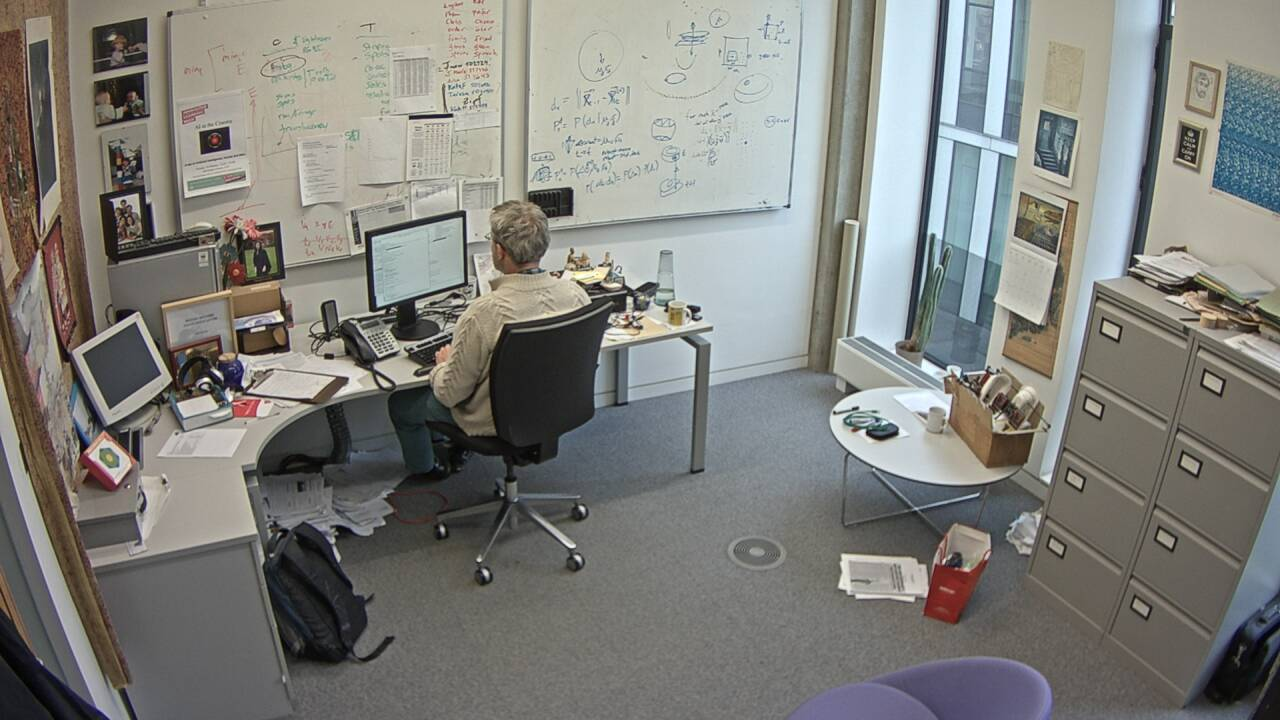
#> input picture data/image/day_2/inspacecam163_2016_02_19_12_52_18.jpg, 1280 x 720 px, given in place of the camera
$ python 9.morphological_transformation.py
#> lines starting #> are read from the running program, lines starting #| are printed output that depends on the picture; after the words box and inside, x2 and y2 are one past the last pixel; in counts of white or black regions, pixels touching at a corner belong together
import cv2
import numpy as np

cap = cv2.VideoCapture(0)

while True:
    _, frame = cap.read()
#> frame is the input picture: shape (720, 1280, 3); mean B, G, R 124, 128.5, 128.4
    hsv = cv2.cvtColor(frame, cv2.COLOR_BGR2HSV)
#> hsv: shape (720, 1280, 3); mean H, S, V 49.8, 32.9, 134.4

    lower_red = np.array([150,150,0])
    upper_red = np.array([255,255,255])

    mask = cv2.inRange(hsv, lower_red, upper_red)
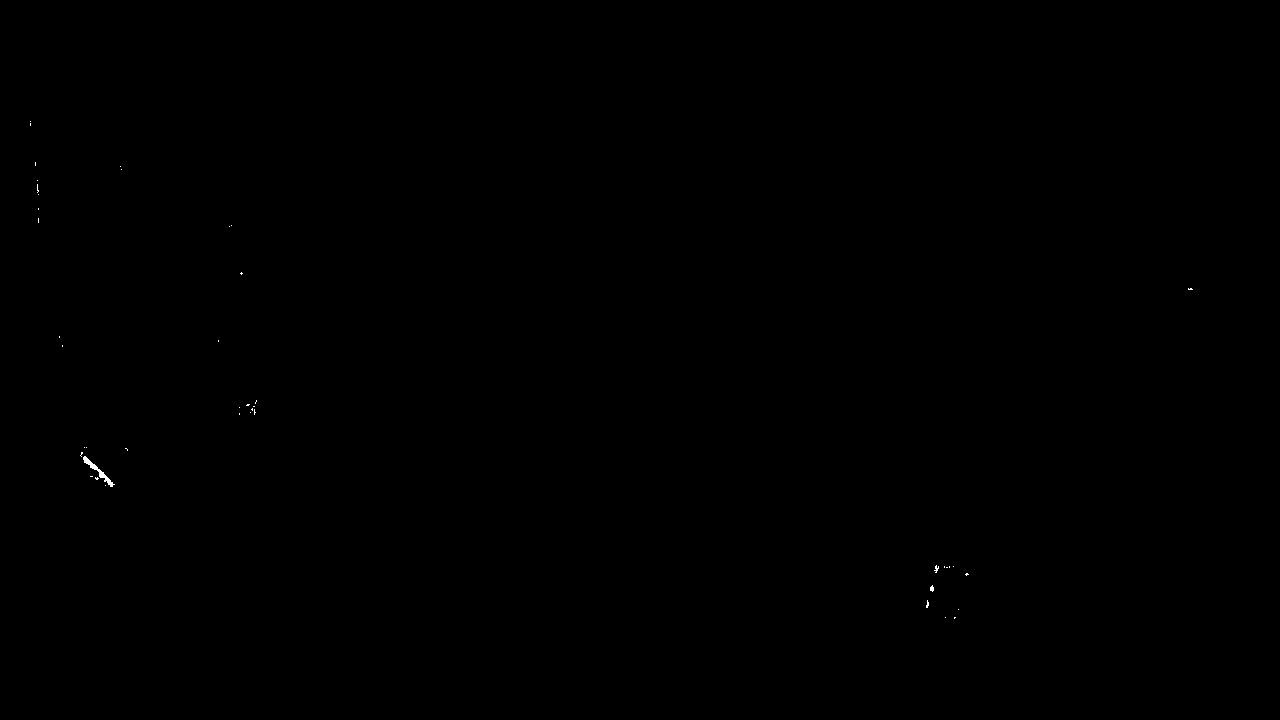
#> mask: shape (720, 1280); 0.04% white; 44 white regions (41 under 20 px), largest, box (x1, y1, x2, y2) and area: (83, 456, 115, 487) 178, (934, 565, 939, 573) 20, (930, 585, 934, 592) 20
    res = cv2.bitwise_and(frame, frame, mask=mask)

    kernel = np.ones((5,5), np.uint8)
    dilation = cv2.dilate(mask, kernel, iterations=1)
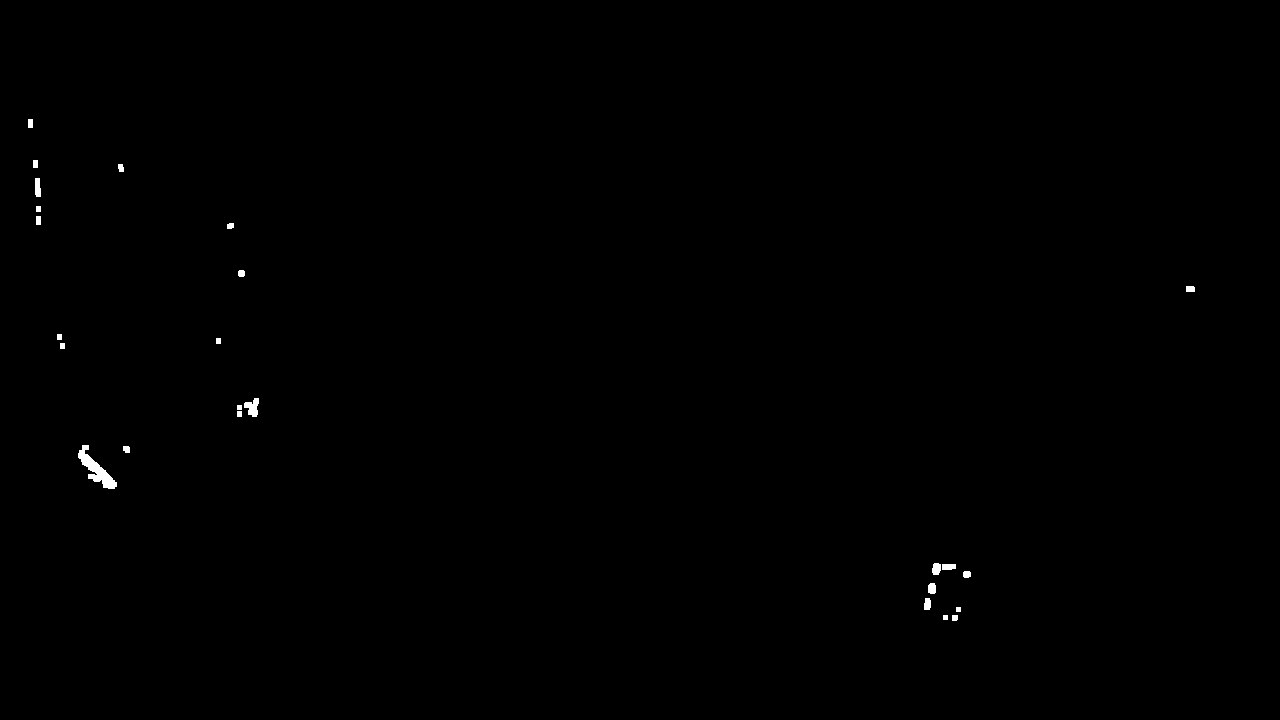
#> dilation: shape (720, 1280); 0.2% white; 25 white regions, largest, box (x1, y1, x2, y2) and area: (78, 445, 117, 489) 599, (244, 398, 259, 417) 179, (35, 178, 41, 197) 102
    erosion = cv2.erode(dilation, kernel, iterations=1)
#> erosion: shape (720, 1280); 0.05% white; 31 white regions (27 under 20 px), largest, box (x1, y1, x2, y2) and area: (80, 452, 115, 487) 217, (250, 406, 256, 415) 32, (934, 565, 939, 573) 24, (930, 585, 934, 592) 20

    opening = cv2.morphologyEx(erosion, cv2.MORPH_OPEN, kernel)
#> opening: shape (720, 1280); 0.01% white; 2 white regions, box (x1, y1, x2, y2) and area: (105, 479, 111, 486) 41, (99, 472, 104, 478) 30
    closing = cv2.morphologyEx(opening, cv2.MORPH_CLOSE, kernel)


    cv2.imshow('frame', frame)
    cv2.imshow('mask', mask)
    cv2.imshow('res', res)
    cv2.imshow('dilation', dilation)
    cv2.imshow('erosion', erosion)
    cv2.imshow('closing', closing)

    if cv2.waitKey(1) & 0xff == ord('q'):
#> (key q is pressed here)
        break

cap.release()
cv2.destroyAllWindows()
